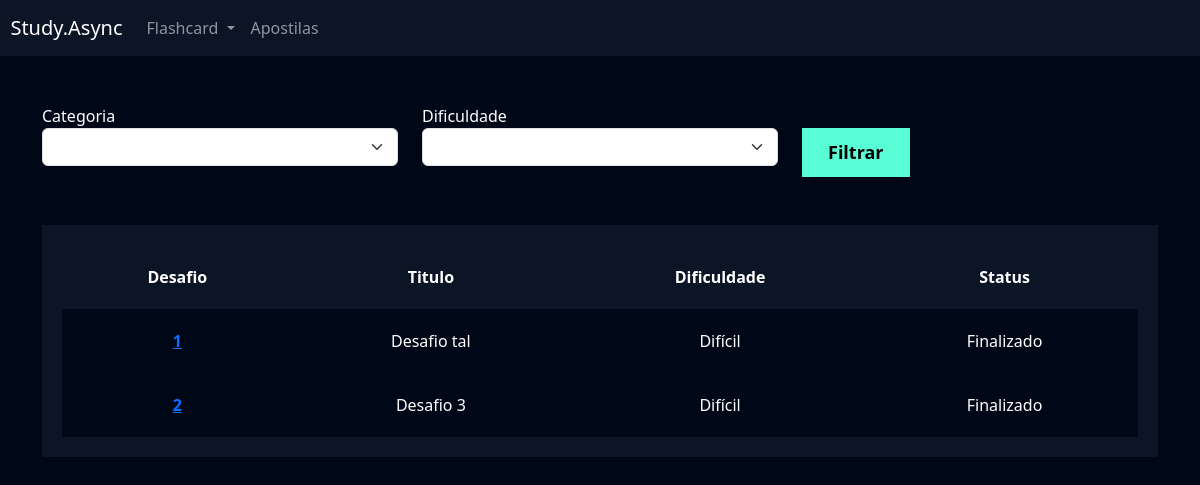
The page /flashcard/listar_desafio/ (signed in) on the database its author committed.
### flashcard/models.py (models this page shows, shortened)
class Desafio(models.Model):
    user = models.ForeignKey(User, on_delete=models.DO_NOTHING)
    titulo = models.CharField(max_length=100)
    categoria = models.ManyToManyField(Categoria)
    quantidade_perguntas = models.IntegerField()
    dificuldade = models.CharField(
        max_length=1, choices=Flashcard.DIFICULDADE_CHOICES
    )
    flashcards = models.ManyToManyField(FlashcardDesafio)
    @property
    def status(self):
        flashcards_nao_respondidos = self.flashcards.filter(
            respondido=False
        ).count()
        return 'Em aberto' if flashcards_nao_respondidos > 0 else 'Finalizado'

### flashcard/views.py (the view)
# urls.py: path('listar_desafio/', views.listar_desafio, name='listar_desafio'),
def listar_desafio(request):
    desafios = Desafio.objects.filter(user=request.user)
    return render(request,'listar_desafio.html', {'desafios': desafios}
    )

### flashcard/templates/listar_desafio.html (shortened to what this page needs)
{% extends "base.html" %}
{% load static %}
{% block 'cabecalho' %}
    <link href="{% static 'usuarios/css/cadastro.css' %}" rel="stylesheet">
    <link href="{% static 'flashcard/css/novo_flashcard.css' %}" rel="stylesheet">
    <link href="{% static 'flashcard/css/iniciar_desafio.css' %}" rel="stylesheet">
    <link href="{% static 'flashcard/css/desafio.css' %}" rel="stylesheet">
    <link href='https://unpkg.com/boxicons@2.1.4/css/boxicons.min.css' rel='stylesheet'>
{% endblock 'cabecalho' %}
{% block 'conteudo' %}
{% include "partials/header.html" %}
    <div class="container">
        <br>
        <br>
        <div class="row">
            <div class="col-md">
                <form action="}" method="GET">
                <label for="">Categoria</label>
                <select name="categoria" class="form-select">
                </select>
            </div>
            <div class="col-md">
                <label for="">Dificuldade</label>
                <select name="dificuldade" class="form-select">
                </select>
            </div>
            <div class="col-md">
                <br>
                <input type="submit" value="Filtrar" class="btn-cadastro">
            </div>
        </div>
        <br>
        <br>
        <div class="box-listar">
            <table>
                <thead>
                    <tr>
                    <th scope="col">Desafio</th>
                    <th scope="col">Titulo</th>
                    <th scope="col">Dificuldade</th>
                    <th scope="col">Status</th>
                </tr>
                </thead>
                <tbody>
                    {% for desafio in desafios %}
                        <tr class="linha">
                            <th><a href="{% url 'desafio' desafio.id %}">{{desafio.id}}</a></th>
                            <td>{{desafio.titulo}}</td>
                            <td>{{desafio.get_dificuldade_display}}</td>
                            <td>{{desafio.status}}</td>
                        </tr>
                        {% endfor %}
                </tbody>
            </table>
        </div>
    </div>
{% endblock 'conteudo' %}

### templates/static/geral/css/base.css (style rules this page uses)
:root { --main-color: #0b1526; --dark-color: #000716; --secondary-dark-color: rgb(15, 2, 26); --light-color: #00c1f3; --contrast-color: #f4c96b; --differential-color: #58fcd5; }
body { background-color: var(--dark-color) !important; color: white !important; }

### templates/static/usuarios/css/cadastro.css (style rules this page uses)
* { margin: 0; padding: 0; }
.btn-cadastro { padding: 10px; background-color: #58fcd5; border: none; border: 1px solid #58fcd5; font-size: 18px; font-weight: bold; padding-left: 25px; padding-right: 25px; }

### templates/static/flashcard/css/desafio.css (style rules this page uses)
.box-listar { background-color: #0b1526; padding: 20px; }
table { width: 100%; padding: 20px; text-align: center; }
.linha { height: 40px; background-color: var(--dark-color); padding: 20px; }
td, th { padding: 20px; }
tr { background-color: var(--main-color); }

### rows shown on the page
Desafio: id "1", titulo "Desafio tal", dificuldade "Difícil", status "Finalizado"
Desafio: id "2", titulo "Desafio 3", dificuldade "Difícil", status "Finalizado"
